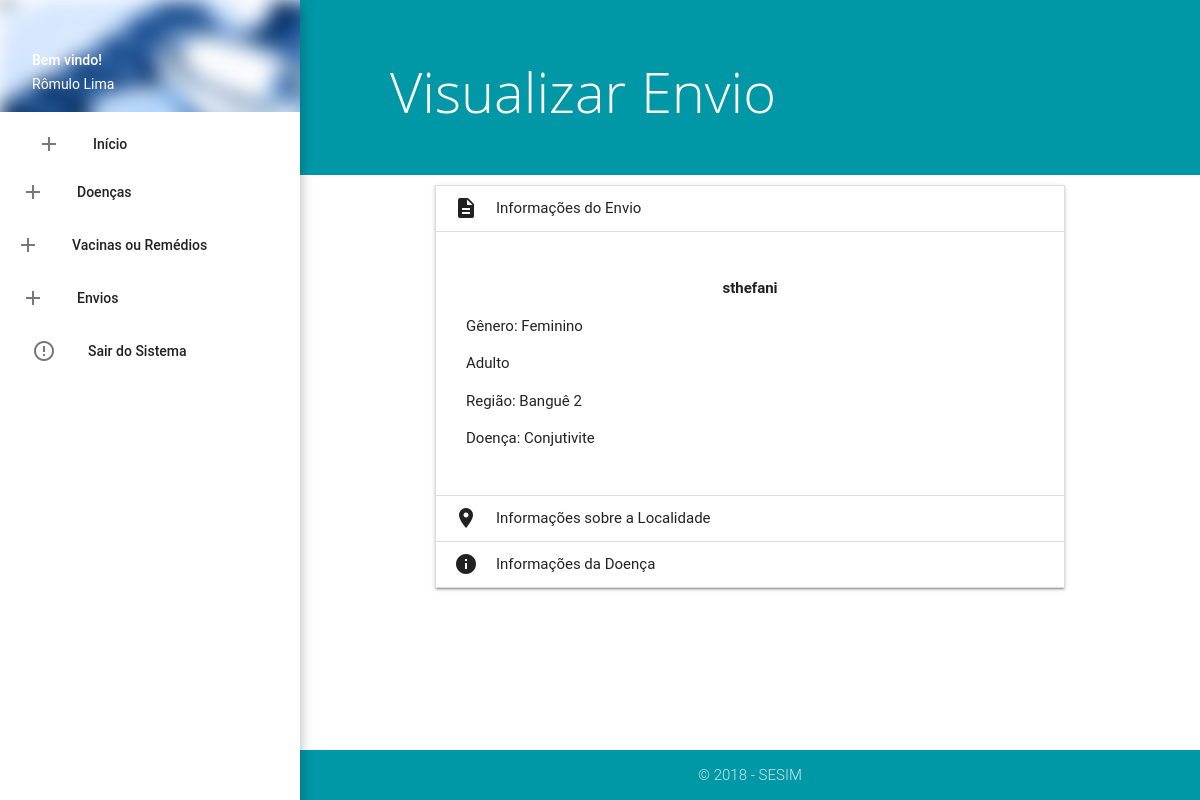
The app's page /tcc/admin/ver-user.php?id=72 (signed in) with its own data.
### tables this page shows
CREATE TABLE `tb_grafico` (
  `id_grafico` int(11) NOT NULL,
  `nome` varchar(250) NOT NULL,
  `genero` varchar(45) NOT NULL,
  `localidade` varchar(250) NOT NULL,
  `tipo_doenca` varchar(250) NOT NULL,
  `idade` varchar(45) NOT NULL
);

### tcc/admin/ver-user.php (the view, shortened to what this page needs)
<!DOCTYPE html>
<html>
  <head>
<?php include('include/header.php'); ?>
  </head>
  <body>
    <?php include('include/menu.php'); ?>
    <main>
    <section class="content">
      <div class="page-announce valign-wrapper cyan darken-2"><h1 class="page-announce-text valign">Visualizar Envio</h1></div>
      <?php
    include('../config/conect.php');
        $id = filter_input(INPUT_GET,'id',FILTER_DEFAULT);
        $select = "SELECT * FROM tb_grafico WHERE id_grafico=:id";
        try{
            $result = $con->prepare($select);
            $result->bindParam(':id',$id,PDO::PARAM_INT);
            $result->execute();
              $contar = $result->rowCount();
              if ($contar > 0) {
                 while ($exibir = $result->FETCH(PDO::FETCH_OBJ)) {
                   $nome = $exibir-> nome;
                   $genero = $exibir-> genero;
                   $localidade = $exibir-> localidade;
                   $tipoD = $exibir-> tipo_doenca;
                   $idade = $exibir-> idade;
                 }
               }else{
                echo '<div class ="alert alert-danger"><strong>AVISO ! </strong> Não há dados com o id informado :( </div>';
               }
        }catch(PDOException $e){
          echo "<b> ERROR PDO no Select : ! </b>".$e->getMessage();
        }
    ?>
      <div class="container">
        <ul class="collapsible">
          <li>
            <div class="collapsible-header active">
              <i class="material-icons">description</i>
              Informações do Envio
            </div>
            <div class="collapsible-body">
              <b><p class="center"><?php echo $nome ?></p></b>
              <p>Gênero: <?php echo $genero ?></p>
              <p><?php echo $idade ?></p>
              <p>Região: <?php echo $localidade ?></p>
              <p>Doença: <?php echo $tipoD; ?></p>
            </div>
          </li>
          <li>
            <div class="collapsible-header">
              <i class="material-icons">place</i>
              Informações sobre a Localidade
              </div>
          </li>
          <li>
            <div class="collapsible-header">
              <i class="material-icons">info</i>
              Informações da Doença
          </div>
          </li>
        </ul>
  </div>
    </section>
  </main>
   <?php include('include/rodape.php'); ?>
  </body>
</html>

### tcc/admin/include/menu.php (shortened to what this page needs)
 <?php
    include ('../config/conect.php');
  $select="SELECT * FROM tb_admin WHERE email_admin='".$_SESSION['loginAdmin']."'";
  try{
    $result = $con->prepare($select);
    $result->bindParam(':id',$id,PDO::PARAM_INT);
    $result->execute();
    $contar = $result-> rowCount();
    if ($contar > 0) {
      while ($show = $result->FETCH(PDO::FETCH_OBJ)) {
         $nome = $show->nome_admin;
       }
     }else{
      echo '<div class="alert alert-danger"><strong>Aviso!</strong> Não há dados com o id (parametro) informado :(</div>';
     }
  }catch(PDOException $e){
    echo "<b>Erro de select no PDO</b> ".$e->getMessage();
  }
  ?>
<ul id="slide-out" class="side-nav fixed z-depth-4">
  <li>
    <div class="userView">
      <div class="background">
        <img src="assets/img/admin.jpg" style="filter: blur(10px);">
      </div>
      <a href="home.php"><span class="white-text name">Bem vindo!</span></a>
      <a href="home.php"><span class="white-text email"><?php echo utf8_encode($nome); ?></span></a>
    </div>
  </li>
  <li>
    <form class="sidebar-form">
      <li><a href="home.php"><i class="material-icons left">add</i>Início</a></li>
          <li class="no-padding">
    <ul class="collapsible collapsible-accordion">
      <li>
        <a class="collapsible-header"><i class="material-icons left">add</i>Doenças</a>
      </li>
    </ul>
  </form>
  </li>
  <li class="no-padding">
    <ul class="collapsible collapsible-accordion">
      <li>
        <a class="collapsible-header"><i class="material-icons left">add</i>Vacinas ou Remédios</a>
      </li>
    </ul>
  </li>
        <li>
    <form class="sidebar-form">
          <li class="no-padding">
    <ul class="collapsible collapsible-accordion">
      <li>
        <a class="collapsible-header"><i class="material-icons left">add</i>Envios</a>
      </li>
    </ul>
  </form>
  </li>
   <li><a href="?sair" onclick="return confirm('Deseja realmente sair do sistema?')"><i class="material-icons">error_outline</i>Sair do Sistema</a></li>
</ul>

### tcc/admin/assets/css/custom.css (style rules this page uses)
@media (min-width:993px) { main, footer { padding-left: 300px; } }
form.sidebar-form { margin: 5px; }
div.page-announce { min-height: 175px; height: auto; background-color: #f4425c; padding: 40px; margin-bottom: 10px; }
h1.page-announce-text { font-family: 'Open Sans', sans-serif; font-weight: 100; font-size: 56px; color: #fff; line-height: 0.5em; margin-left: 50px; }
body { display: flex; min-height: 100vh; flex-direction: column; }
main { flex: 1 0 auto; }

### records on screen
tb_grafico: nome "sthefani", genero "Feminino", idade "Adulto", localidade "Banguê 2", tipo_doenca "Conjutivite"

### other values on screen
utf8_encode($nome) "Rômulo Lima"
